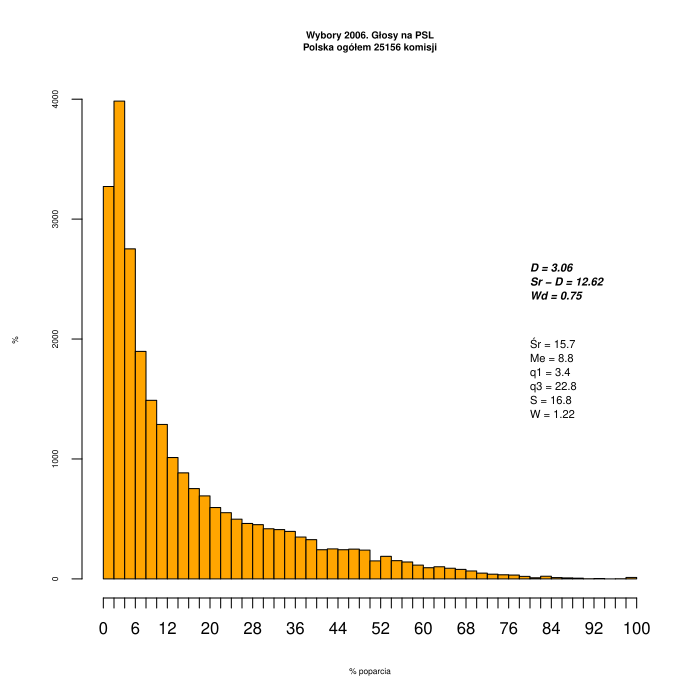

Write R code to recreate this figure.
#!/usr/bin/Rscript
# Skrypt wykreślna różnego rodzaju histogramy dla danych z pliku ws2006_komisje_wyniki.csv
# (więcej: https://github.com/hrpunio/Data/tree/master/ws2006)
#
estimatedMode <- function(x) { d <- density(x, na.rm=T); d$x[which.max(d$y)] }

showVotes <- function(df, x, co, region, N, minN) {
   ## showVotes = wykreśla histogram dla województwa (region)
   kN <- nrow(df)
   sX <- summary(df[[x]], na.rm=TRUE);
   sV <- sd(df[[x]], na.rm=TRUE)
   ## współczynnik skośności Pearsona
   skewness <- 3 * (sX[["Mean"]] - sX[["Median"]])/sV
   Mo <- estimatedMode(df[[x]])
   skewnessMo <- (sX[["Mean"]] - Mo)/sV
   
   summary_label <- sprintf ("Śr = %.1f\nMe = %.1f\nq1 = %.1f\nq3 = %.1f\nS = %.1f\nW = %.2f", 
     sX[["Mean"]], sX[["Median"]],
     sX[["1st Qu."]], sX[["3rd Qu."]], sV, skewness)
   summary_label_bold <- sprintf ("D = %.2f\nSr - D = %.2f\nWd = %.2f", Mo, sX[["Mean"]] - Mo, skewnessMo)
   
   if (minN < 1) {
   t <- sprintf("Wybory 2006. Głosy na %s\n%s ogółem %d komisji", co, region, kN ) } 
   else { t <- sprintf("Wybory 2006. Głosy na %s\n%s ogółem %d komisji (N>%d)", co, region, kN, minN ) } 

   h <- hist(df[[x]], breaks=kpN, freq=TRUE, col="orange", main=t, 
     ylab="%", xlab="% poparcia", labels=F, xaxt='n' )
     axis(side=1, at=kpN, cex.axis=2, cex.lab=2)
   ## pozycja tekstu zawierającego statystyki opisowe
   posX <- 0.50 * max(h$counts)
   posY <- 0.66 * max(h$counts)
   text(80, posX, summary_label, cex=1.4, adj=c(0,1))
   text(80, posY, summary_label_bold, cex=1.4, adj=c(0,1), font=4)
}

## Wczytanie danych; obliczenie podst. statystyk:
komisje <- read.csv("ws2006_komisje_wyniki.csv", sep = ';', header=T, na.string="NA");

##komisje$ogn <- komisje$glosyNiewazne  / (komisje$glosy 
##   + komisje$glosyNiewazne) * 100;

summary(komisje$PSL); summary(komisje$PiS); summary(komisje$PO);
fivenum(komisje$PSLp); fivenum(komisje$PiSp); fivenum(komisje$POp);

## ## ###
par(ps=6,cex=1,cex.axis=1,cex.lab=1,cex.main=1.2)
kpN <- seq(0, 100, by=2);
kpX <- c(0, 10,20,30,40,50,60,70,80,90, 100);
kN <- nrow(komisje)
region <- "Polska"
minTurnout <- 0

## cała Polska:
showVotes(komisje, "PSLp", "PSL", region, kN, minTurnout);
showVotes(komisje, "PiSp", "PiS", region, kN, minTurnout);
showVotes(komisje, "POp",  "PO",  region, kN, minTurnout);
showVotes(komisje, "SLDp", "SLD", region, kN, minTurnout);

## Cała Polska (bez małych komisji):
## ( późniejszych analizach pomijane są małe komisje)
minTurnout <- 49
komisje <- subset (komisje, totalG > minTurnout); 
kN <- nrow(komisje)

showVotes(komisje, "PSLp", "PSL", region, kN, minTurnout);
showVotes(komisje, "PiSp", "PiS", region, kN, minTurnout);
showVotes(komisje, "POp",  "PO",  region, kN, minTurnout);

## Typ gminy U/R (U=gmina miejska ; R=inna niż miejska)
#komisjeW <- subset (komisje, typ == "U"); 
#kN <- nrow(komisjeW)
#region <- "Polska/g.miejskie"
#showVotes(komisjeW, "PSLp", "PSL", region, kN, minTurnout);
#showVotes(komisjeW, "PiSp", "PiS", region, kN, minTurnout);
#showVotes(komisjeW, "POp",  "PO",  region, kN, minTurnout);
#
#komisjeW <- subset (komisje, typ == "R"); 
#kN <- nrow(komisjeW)
#region <- "Polska/g.niemiejskie"
#showVotes(komisjeW, "PSLp", "PSL", region, kN, minTurnout);
#showVotes(komisjeW, "PiSp", "PiS", region, kN, minTurnout);
#showVotes(komisjeW, "POp",  "PO",  region, kN, minTurnout);

## woj = dwucyfrowy kod teryt województwa:
komisje$woj <- substr(komisje$teryt, start=1, stop=2)

cN <- c("dolnośląskie", "kujawsko-pomorskie",
 "lubelskie", "lubuskie", "łódzkie", "małopolskie", "mazowieckie",
 "opolskie", "podkarpackie", "podlaskie", "pomorskie", "śląskie",
 "świętokrzyskie", "warmińsko-mazurskie", "wielkopolskie",
 "zachodniopomorskie");
cW <- c("02", "04", "06", "08", "10", "12", "14", "16", "18",
 "20", "22", "24", "26", "28", "30", "32");

## wszystkie województwa po kolei:
for (w in 1:16) {
  wojS <- cW[w]
  ###region <- cN[w];
  region <- sprintf ("%s (%s)", cN[w], wojS);

  komisjeW <- subset (komisje, woj == wojS); ##

  showVotes(komisjeW, "PSLp", "PSL", region, kN, minTurnout);
  showVotes(komisjeW, "PiSp", "PiS", region, kN, minTurnout);
  showVotes(komisjeW, "POp",  "PO",  region, kN, minTurnout);
}

## ## koniec
